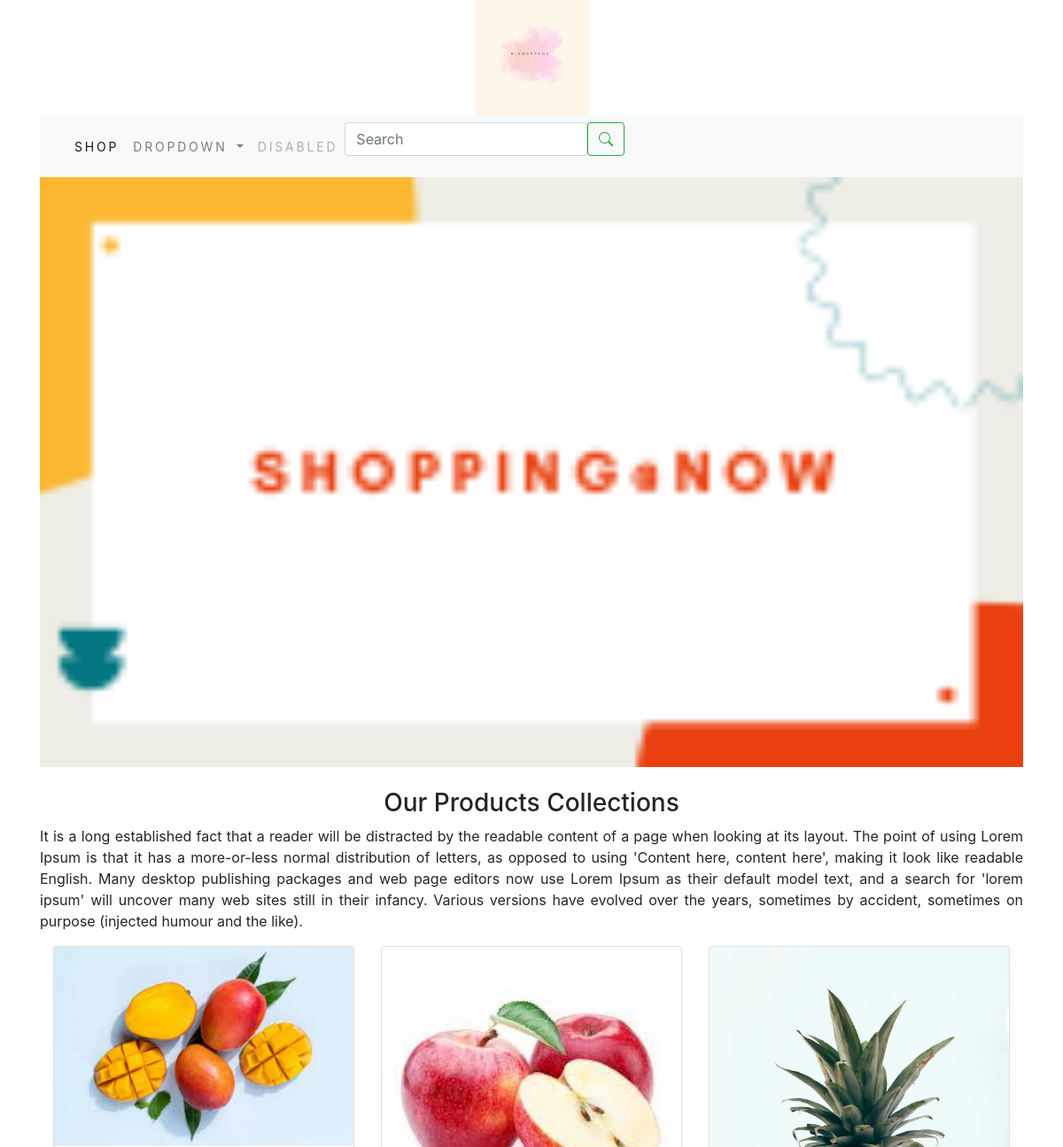
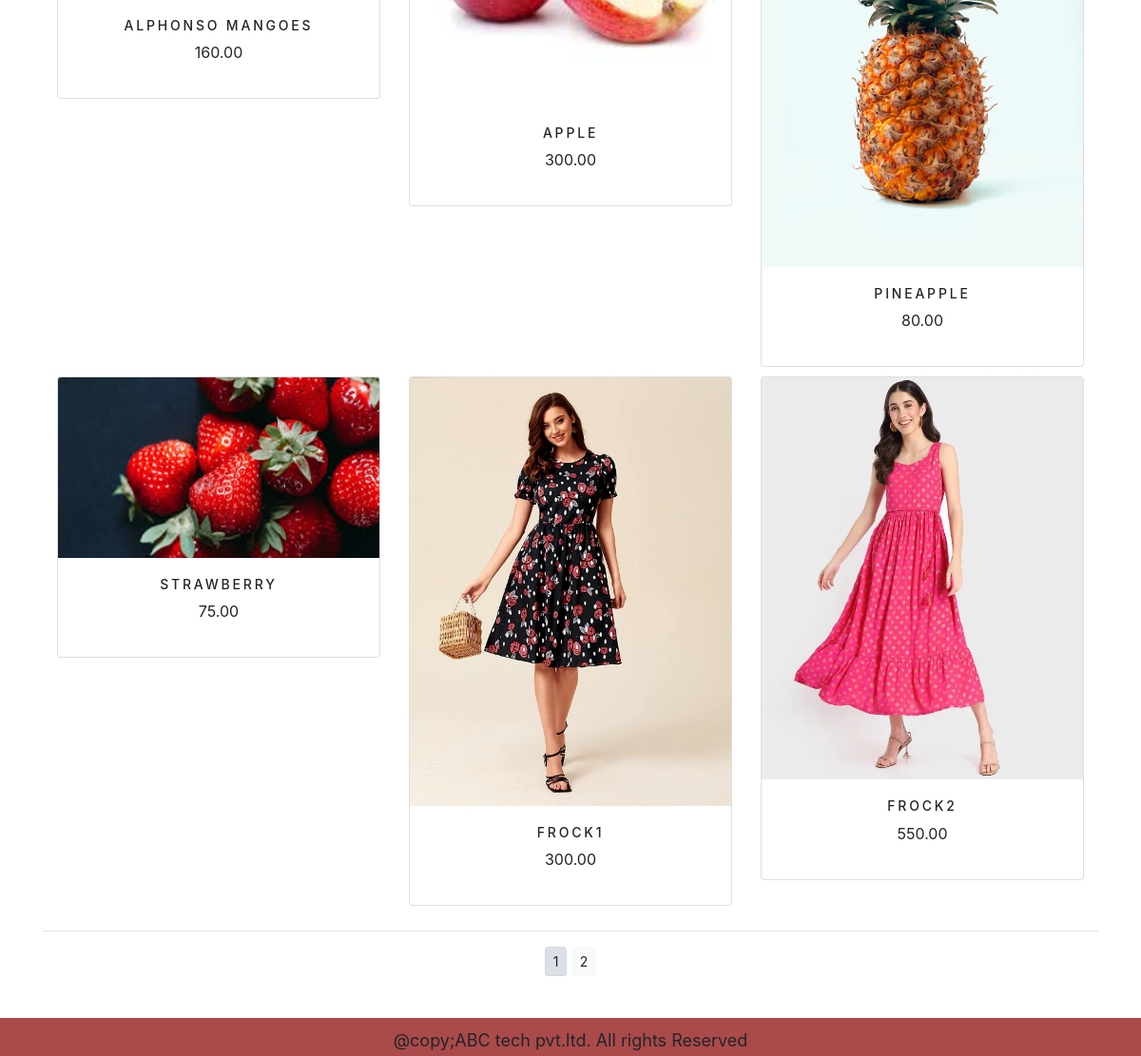
The page /shopapp on the database its author committed (2 pictures, top to bottom).
### shopapp/models.py (models this page shows)
class Product(models.Model):
    name=models.CharField(max_length=250,unique=True)
    slug=models.SlugField(max_length=250,unique=True)
    description=models.TextField(blank=True)
    price=models.DecimalField(max_digits=10,decimal_places=2)
    category=models.ForeignKey(Category,on_delete=models.CASCADE)
    image=models.ImageField(upload_to='product',blank=True)
    stock=models.IntegerField()
    available=models.BooleanField(default=True)
    created=models.DateTimeField(auto_now_add=True)
    updated=models.DateTimeField(auto_now=True)
    def get_url(self):
        return reverse('shopapp:prodCatdetail',args=[self.category.slug,self.slug])
    class Meta:
        ordering=('name',)
        verbose_name='product'
        verbose_name_plural='products'
    def __str__(self):
        return '{}' .format(self.name)

### shopapp/views.py (the view)
# urls.py: path('',views.allProdCat,name='allProdCat'),
def allProdCat(request,c_slug=None):
    c_page=None
    products_list=None
    if c_slug!=None:
        c_page=get_object_or_404(Category,slug=c_slug)
        products_list=Product.objects.all().filter(category=c_page,available=True)
    else:
        products_list=Product.objects.all().filter(available=True)
    paginator=Paginator(products_list,6)
    try:
        page=int(request.GET.get('page','1'))
    except:
        page=1
    try:
        products=paginator.page(page)
    except (EmptyPage,InvalidPage) :
        products=paginator.page(paginator.num_pages)
    print("pr",products_list)
    return render(request,"category.html",{'category':c_page,'products':products})

### cart/context_processors.py (called while the page is built)
def counter(request):
    item_count=0
    if 'admin' in request.path:
        return {}
    else:
        try:
            cart=Cart.objects.filter(cart_id=_cart_id(request))
            cart_items=CartItem.objects.all().filter(cart=cart[:1])
            for cart_item in cart_items:
                item_count += cart_item.quantity
        except Cart.DoesNotExist:
            item_count =0
    return dict(item_count=item_count)

### cart/views.py (called while the page is built)
def _cart_id(request):
    Cart=request.session.session_key
    if not Cart:
        Cart=request.session.create()
    return Cart

### shopapp/context_processors.py (called while the page is built)
def menu_links(request):
    links=Category.objects.all()
    return dict(links=links)

### shopapp/models.py (called while the page is built)
    def get_url(self):
        return reverse('shopapp:products_by_category',args=[self.slug])

### templates/category.html (shortened to what this page needs)
{% extends 'base.html' %}
{% load static %}
{% block content %}
    <div class="mx-auto">
        {% if category %}
        <img class="my_image" src="{{category.image.url}}" alt="{{category.name}}">
    </div>
        <br>
        <div>
            <h2 class="text-center my_title">{{category.name}}</h2>
            <p class="text-justify">{{category.description}}</p>
        </div>
            {% else %}
            <div>
                <div style="text-align: center;">
                        <img class="my_image my_image_padding" src="{% static 'images/banner.png' %}" alt="Our products" width="1000px" height="550px">
                    </div>
            </div> <br>
                <div>
                        <h3 class="text-center"> Our Products Collections</h3>
                        <p class="text-justify">
                             It is a long established fact that a reader will be distracted by the readable content of a page when looking at its layout. The point of using Lorem Ipsum is that it has a more-or-less normal distribution of letters, as opposed to using 'Content here, content here', making it look like readable English. Many desktop publishing packages and web page editors now use Lorem Ipsum as their default model text, and a search for 'lorem ipsum' will uncover many web sites still in their infancy. Various versions have evolved over the years, sometimes by accident, sometimes on purpose (injected humour and the like).
                        </p>
                        </div>
                     {% endif %}
                            <div class="container">
                                <div class="row mx_auto">
                                    {% for product in products.object_list %}
                                    <div class="my_bottom_margin col-9 col-sm-10 col-md-4 col-md-8 col-lg-4 ">
                                        <div class="card text-center" style="min-width:18rem;">
                                            <a href="{{product.get_url}}"><img class="card-img-top my_image" src="{{product.image.url}}" alt="{{product.name}}"></a>
                                            <div class="card-body">
                                                <h4>{{product.name}}</h4>
                                                <p>{{product.price}}</p>
                                            </div>
                                        </div>
                                    </div>
                                    {% endfor %}
                                </div>
                            </div>
                                <div class="mx-auto">
                                    {% if products.paginator.num_pages > 1 %}
                                    <hr>
                                    <div class="text-center">
                                        {% for pg in products.paginator.page_range %}
                                        <a href="?page={{pg}}" class="btn btn-light btn-sm {% if products.number == pg %} active {% endif %}">{{pg}}</a>
                                        {% endfor %}
                                    </div>
                                    {% endif %}
                                </div>
                                <br>
                            </div>
                                {% endblock %}

### templates/base.html (shortened to what this page needs)
{% load static %}
<html>
    <head>
        <link rel="stylesheet" href="{% static 'css/custom.css' %}">
         <link href="{% static 'css/bootstrap.min.css' %}" rel="stylesheet" >
    </head>
    <body>
        <div class="container">
        {% include 'header.html' %}
        {% include 'navbar.html' %}
        {% block content %}
        {% endblock %}
    </div>
        {% include 'footer.html' %}
    </body>
</html>

### templates/header.html
{% load static %}
<header>
    <div style="text-align:center;">
       <a href="{% url 'shopapp:allProdCat' %}"></a> <img src="{% static 'images/logo.png' %}" alt="logimage" width="130px" height="130px">
    </div>
</header>

### templates/navbar.html (shortened to what this page needs)
<nav class="navbar navbar-expand-lg navbar-light bg-light">
  <div class="container-fluid">
    <div class="collapse navbar-collapse" id="navbarSupportedContent">
      <ul class="navbar-nav me-auto mb-2 mb-lg-0">
        <li class="nav-item">
          <a class="nav-link active" aria-current="page" href="#">Shop</a>
        </li>
        <li class="nav-item dropdown">
          <a class="nav-link dropdown-toggle" href="#" id="navbarDropdown" role="button" data-bs-toggle="dropdown" aria-expanded="false">
            Dropdown
          </a>
        </li>
        <li class="nav-item">
          <a class="nav-link disabled" href="#" tabindex="-1" aria-disabled="true">Disabled</a>
        </li>
      </ul>
      <form class="d-flex" action="{% url 'search_app:Searchresult' %}" method="get">
        <input class="form-control me-2" type="search" placeholder="Search" name="q" aria-label="Search">
        <button class="btn btn-outline-success" type="submit"></button>
      </form>
    </div>
  </div>
</nav>

### templates/footer.html
<div class="footer navbar-fixed-bottom my_footer">
    <p class="text-center">
        @copy;ABC tech pvt.ltd. All rights Reserved
    </p>
</div>

### static/css/custom.css (style rules this page uses)
body { font-family: 'Playfair Display', serif; }
.nav-item { letter-spacing: .2em; font-size: 14px; text-transform: uppercase; }
.my_footer { background-color: hwb(0 29% 33%); height: 40px; margin-top: 20px; }
.my_footer p { padding-top: 10px; font-size: 18px; }
.my_image { width: 100%; height: auto; }
.my_bottom_margin { margin-bottom: 10px; }
.card-body h4 { font-size: 14px; text-transform: uppercase; letter-spacing: .2em; }

### rows shown on the page
Product: image (picture), name "ALPHONSO MANGOES", price "160.00"
Product: image (picture), name "APPLE", price "300.00"
Product: image (picture), name "PINEAPPLE", price "80.00"
Product: image (picture), name "STRAWBERRY", price "75.00"
Product: image (picture), name "FROCK1", price "300.00"
Product: image (picture), name "FROCK2", price "550.00"

### other values the page prints
{{ pg }} "1" "2"
